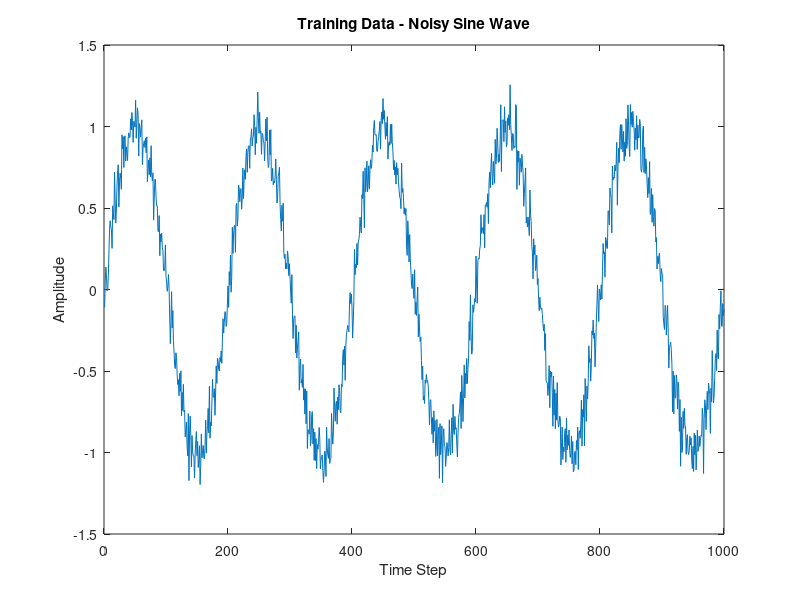

Recreate this plot in MATLAB. (Note: this script raises an error after producing the figure.)
%% 1. Generate Data
numSteps = 1000;
tx = linspace(0, 10*pi, numSteps);
data = sin(tx) + 0.1*randn(size(tx));

% Visualize data
figure
plot(data)
title('Training Data - Noisy Sine Wave')
xlabel('Time Step')
ylabel('Amplitude')

%% 2. Data Preprocessing
lookback = 20;  % Input sequence length for training
[XTrain, YTrain] = createSequences(data, lookback);

% Standardize the data
dataMean = mean(data);
dataStd = std(data);
XTrain = (XTrain - dataMean)/dataStd;
YTrain = (YTrain - dataMean)/dataStd;

% Convert training data into the proper LSTM format:
% [1 x lookback x 1 x N] → [N x 1 cell] where each cell is 1x20
XTrain = squeeze(num2cell(XTrain, [1 2]));
XTrain = cellfun(@(x) reshape(x, [1, lookback]), XTrain, 'UniformOutput', false);
YTrain = squeeze(YTrain);

%% 3. Define Network Architecture
layers = [ ...
    sequenceInputLayer(1, 'Name', 'input')  % Feature dimension = 1; time steps determined by data
    lstmLayer(128, 'Name', 'lstm1', 'OutputMode', 'last') 
    fullyConnectedLayer(64, 'Name', 'fc1')
    reluLayer('Name', 'relu1')
    fullyConnectedLayer(1, 'Name', 'output') 
    regressionLayer('Name', 'regression')];

%% 4. Set Training Options with Gradient Clipping
options = trainingOptions('adam', ...
    'MaxEpochs', 20, ...
    'MiniBatchSize', 32, ...
    'InitialLearnRate', 0.001, ...
    'GradientThreshold', 1, ...  % Prevent gradient explosion
    'Shuffle', 'every-epoch', ...
    'Verbose', true, ...
    'Plots', 'training-progress', ...
    'ExecutionEnvironment', 'auto');

%% 5. Train the Network
net = trainNetwork(XTrain, YTrain, layers, options);

%% 6. Multi-step Prediction Demo
testStart = 800;  % Start index for prediction
testInput = data(testStart:testStart+lookback-1);
numPredictions = 200;

% Standardize the input
testInputNorm = (testInput - dataMean)/dataStd;

% Initialize the sliding window (maintains the last 20 normalized points)
currentInput = reshape(testInputNorm, [1, lookback]);
predictions = zeros(numPredictions, 1);

for i = 1:numPredictions
    % Predict using the current window (wrapped as a cell)
    pred = predict(net, {currentInput});
    
    % Convert prediction back to original scale
    predictions(i) = pred * dataStd + dataMean;
    
    % Update the input window: remove the oldest value and append the new normalized prediction
    currentInput = [currentInput(:, 2:end), pred];
end

%% 7. Visualization of Predictions with Prediction Interval
figure
hold on
plot(data, 'b-', 'LineWidth', 1.5)
plot(testStart+lookback:testStart+lookback+numPredictions-1, predictions, 'r-', 'LineWidth', 1.5)
fill([testStart+lookback, testStart+lookback+numPredictions, testStart+lookback+numPredictions, testStart+lookback],...
     [min(data), min(data), max(data), max(data)], 'y', 'FaceAlpha', 0.1, 'EdgeColor', 'none')
legend('Original Data', 'Predicted Series', 'Prediction Interval')
title('LSTM Multi-step Forecast')
xlabel('Time Step')
ylabel('Amplitude')
grid on

%% Helper Function to Create Sequences
function [X, Y] = createSequences(data, lookback)
    numSamples = length(data) - lookback;
    X = zeros(1, lookback, 1, numSamples);  % Dimensions: [channels, sequenceLength, batchSize, numSamples]
    Y = zeros(1, 1, numSamples);
    
    for i = 1:numSamples
        X(1, :, 1, i) = data(i:i+lookback-1);
        Y(1, 1, i) = data(i+lookback);
    end
end
